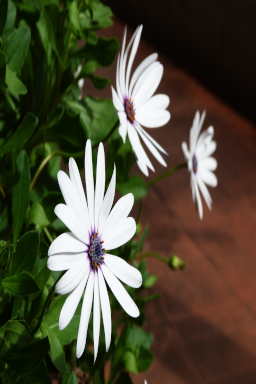
#> input picture convertendo-imagens-para-msx/sample_256x384.png, 256 x 384 px
$ python interlacing.py
#> lines starting #> are read from the running program, lines starting #| are printed output that depends on the picture
### convertendo-imagens-para-msx/functions.py
"""
Funções para a conversão de imagens em PNG para o modo de vídeo de
256 coresw dos MSX2.
"""
FLOYD_STEINBERG_NEIGHBORS = (
    (+1, 0, 7),
    (-1, +1, 3),
    (-1, +1, 5),
    (+1, +1, 1),
)


def add_noise(bitmap, x, y, error):
    """
    Adiciona ruído nos pixeis vizinhos aplicando a diferença nos
    valores RGB da cor original e seu valor após a reducção.
    """
    for offset_x, offset_y, debt in FLOYD_STEINBERG_NEIGHBORS:
        try:
            off_x, off_y = x + offset_x, y + offset_y
            bitmap[off_x, off_y] = tuple(
                (
                    color + error * debt // 16
                    for color, error in zip(bitmap[off_x, off_y], error)
                )
            )
        except IndexError:
            ...


def bsave(filename, vram):
    """
    Monta o cabeçalho e salva um arquivo no formato binário do MSX-BASIC.
    """
    vram_size = len(vram) - 1

    assert isinstance(vram, bytearray) and vram_size < 65535

    header = bytearray(
        (0xFE, 0x00, 0x00, vram_size % 256, vram_size // 256, 0x00, 0x00,)
    )

    with open(filename, "wb") as f:
        f.write(header)
        f.write(vram)


def reduce_color(r, g, b, *args):
    """
    Reduz a resolução das cores. Basicamente deveria fazer a divisão
    inteira por 32 (R e G) ou 64 (B) mas para manter os valores
    compatíveis pelo Pillow este teriam de ser novamente multiplicados
    e daí fica mais simplles fazer uma operação lógica AND deixando
    só os bits necessários.
    """
    r &= 0xE0
    g &= 0xE0
    b &= 0xC0

    return r, g, b


def split_pages(vram, width=256):
    """
    Divide as linhas pares e ímpares da imagem em páginas distintas.
    """
    page_0, page_1 = bytearray(), bytearray()
    vram_size = len(vram) - 1
    block = width * 2

    line = 0

    while line < vram_size:
        page_0 += vram[line : line + width]
        page_1 += vram[line + width : line + block]
        line += block

    return page_0, page_1


def to_msx2_rgb(r, g, b):
    """
    Monta o pixel do modo de 256 cores.
    """
    return g | r >> 3 | b >> 6

### convertendo-imagens-para-msx/interlacing.py
#!/usr/bin/env python3
"""
Converte uma imagem PNG de 256x384 aplicando dithering e entrelaçando.
"""
from PIL import Image

from functions import add_noise, bsave, reduce_color, split_pages, to_msx2_rgb

HEIGHT = 384
WIDTH = 256

if __name__ == "__main__":

    # carrega a image em PNG
    image = Image.open("sample_256x384.png")
#> image is the input picture: PIL image 256x384 RGB; mean R, G, B 78.5, 74.9, 54.9
    bitmap = image.load()

    # inicializa a "VRAM"
    vram = bytearray()

    for y in range(HEIGHT):
        for x in range(WIDTH):

            # extrai os componentes RGB e reduz os elementos de cpr
            old_pixel = bitmap[x, y]
            new_pixel = reduce_color(*old_pixel)

            # reflete a reduçãao de cores na imagem original
            bitmap[x, y] = new_pixel

            # adiciona o pixel ao 'array'
            vram.append(to_msx2_rgb(*new_pixel))

            # calcula a quantificação e apĺica nos vizinhos.
            error = [old - new for old, new in zip(old_pixel, new_pixel)]
            add_noise(bitmap, x, y, error)

    # salva a imagem
    image.save("interlaced.png")
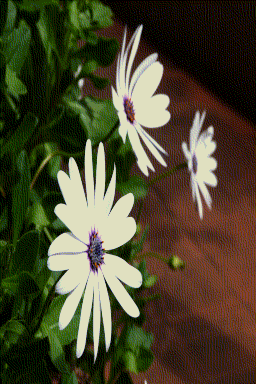
#> saved as interlaced.png: PIL image 256x384 RGB; mean R, G, B 75.2, 71.2, 46.9

    image_0, image_1 = split_pages(vram)

    bsave("interlac.s80", image_0)
    bsave("interlac.s81", image_1)
